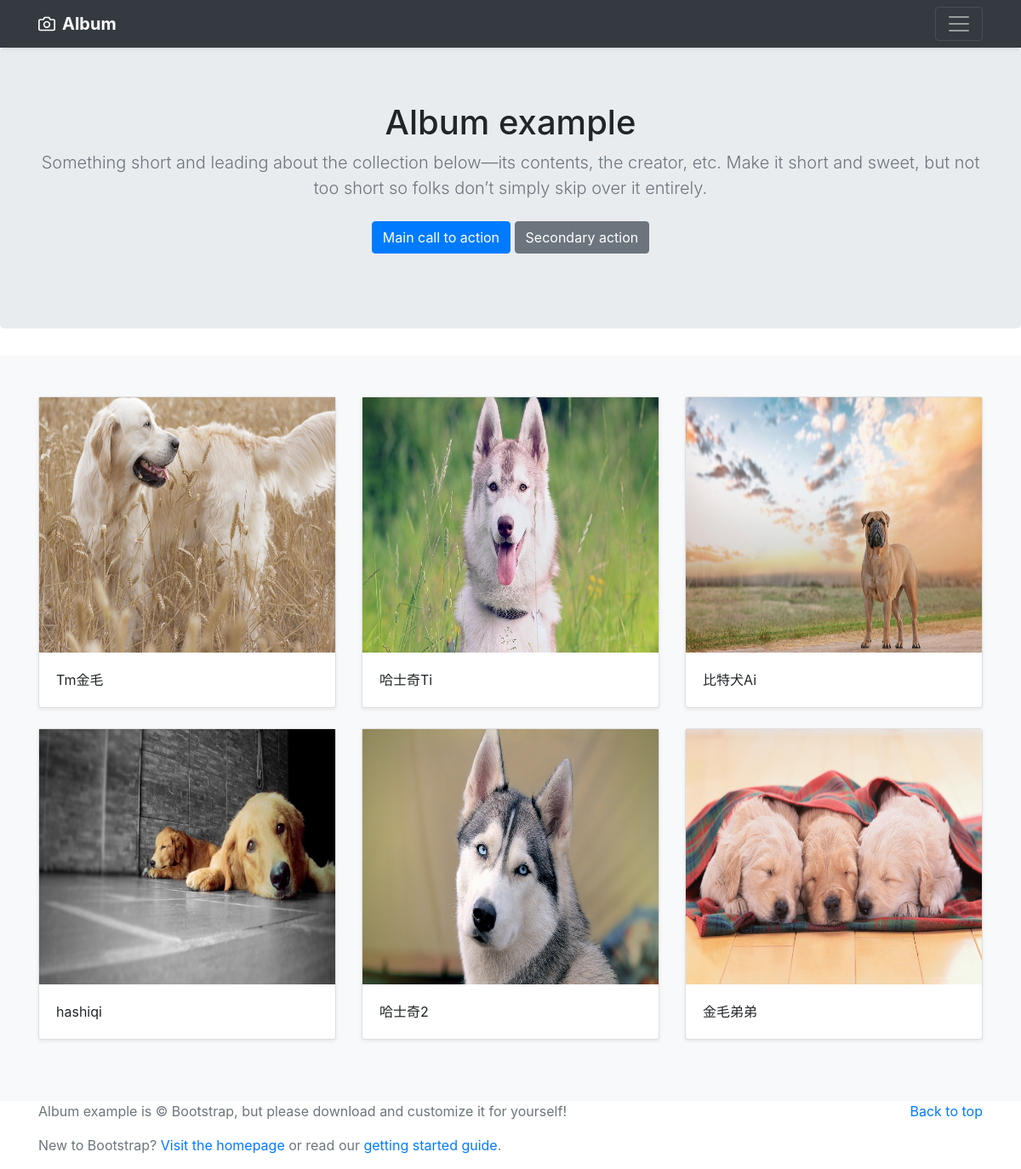
The page / on the database its author committed.
### display/models.py (models this page shows, shortened)
class Display(models.Model):
    description = models.CharField(default='在这里写作品的简介',max_length=100)
    image = models.ImageField(default='default.png', upload_to='images/')
    title = models.CharField(default="作品标题",max_length=50)

### personal_homepage/views.py (the view)
# urls.py: 2. Add a URL to urlpatterns:  path('', views.home, name='home')
def home(request):
	display = Display.objects #将整个models传递过去
	return render(request, "home.html", {'display':display})

### template/home.html (shortened to what this page needs)
<!doctype html>
<html lang="en">
  <head>
<link rel="stylesheet" href="https://stackpath.bootstrapcdn.com/bootstrap/4.2.1/css/bootstrap.min.css">
  </head>
  <body>
    <header>
  <div class="navbar navbar-dark bg-dark shadow-sm">
    <div class="container d-flex justify-content-between">
      <a href="#" class="navbar-brand d-flex align-items-center">
        <strong>Album</strong>
      </a>
      <button class="navbar-toggler" type="button" data-toggle="collapse" data-target="#navbarHeader" aria-controls="navbarHeader" aria-expanded="false" aria-label="Toggle navigation">
        <span class="navbar-toggler-icon"></span>
      </button>
    </div>
  </div>
</header>
<main role="main">
  <section class="jumbotron text-center">
    <div class="container">
      <h1 class="jumbotron-heading">Album example</h1>
      <p class="lead text-muted">Something short and leading about the collection below—its contents, the creator, etc. Make it short and sweet, but not too short so folks don’t simply skip over it entirely.</p>
      <p>
        <a href="#" class="btn btn-primary my-2">Main call to action</a>
        <a href="#" class="btn btn-secondary my-2">Secondary action</a>
      </p>
    </div>
  </section>
  <div class="album py-5 bg-light">
    <div class="container">
      <div class="row">
      	{% for dis in display.all %}
        <div class="col-md-4">
          <div class="card mb-4 shadow-sm">
            <img class="card-ima-top" src="{{ dis.image.url }}"  width=348px height=300px>
            <div class="card-body">
              <p class="card-text">{{ dis.description }}</p>
            </div>
          </div>
        </div>
        {% endfor %}
      </div>
    </div>
  </div>
</main>
<footer class="text-muted">
  <div class="container">
    <p class="float-right">
      <a href="#">Back to top</a>
    </p>
    <p>Album example is &copy; Bootstrap, but please download and customize it for yourself!</p>
    <p>New to Bootstrap? <a href="https://getbootstrap.com">Visit the homepage</a> or read our <a href="/docs/4.2/getting-started/introduction/">getting started guide</a>.</p>
  </div>
</footer>
      </body>
</html>

### rows shown on the page
Display: image (picture), description "Tm金毛"
Display: image (picture), description "哈士奇Ti"
Display: image (picture), description "比特犬Ai"
Display: image (picture), description "hashiqi"
Display: image (picture), description "哈士奇2"
Display: image (picture), description "金毛弟弟"
